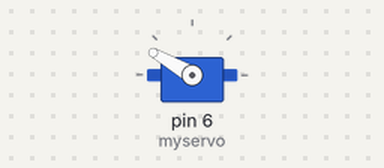
A sketch run on a simulated Arduino Uno, built with avr-gcc and run on an emulated ATmega328P. Parts: servo.

Above: at 0.1 s.
At 2.1 s:
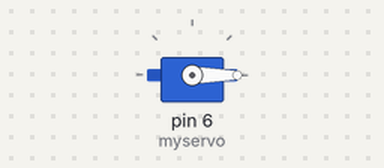
Timing chart, 0 to 3.6 s (numbered marks = the images above):
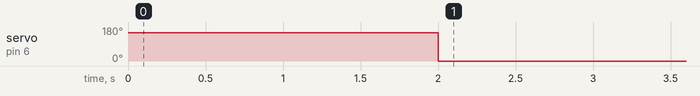

Measured:
- by itself, servo on pin 6 (myservo): 150° → 0° at 2.0 s

The sketch:

ServoTest.ino
```cpp
#include <Servo.h>

Servo myservo;  // create servo object to control a servo
// twelve servo objects can be created on most boards

int pos = 0;    // variable to store the servo position

void setup() {
  myservo.attach(6);  // attaches the servo on pin 3 to the servo object
  myservo.write(150);
  delay(2000);
  myservo.write(0);

}

void loop() {
}
  // for (pos = 0; pos <= 180; pos += 1) { // goes from 0 degrees to 180 degrees
  //   // in steps of 1 degree
  //   myservo.write(pos);              // tell servo to go to position in variable 'pos'
  //   delay(15);                       // waits 15 ms for the servo to reach the position
  // }
  // for (pos = 180; pos >= 0; pos -= 1) { // goes from 180 degrees to 0 degrees
  //   myservo.write(pos);              // tell servo to go to position in variable 'pos'
  //   delay(15);                       // waits 15 ms for the servo to reach the position
  // }
```
